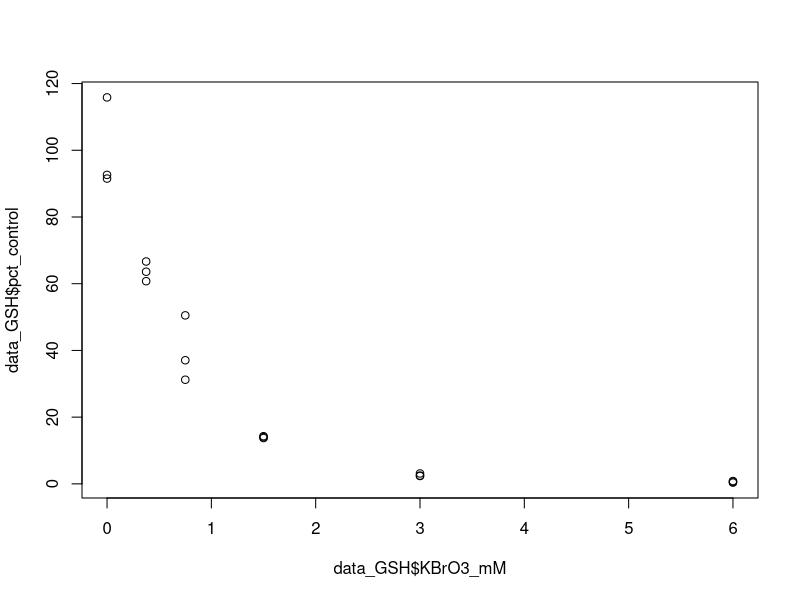
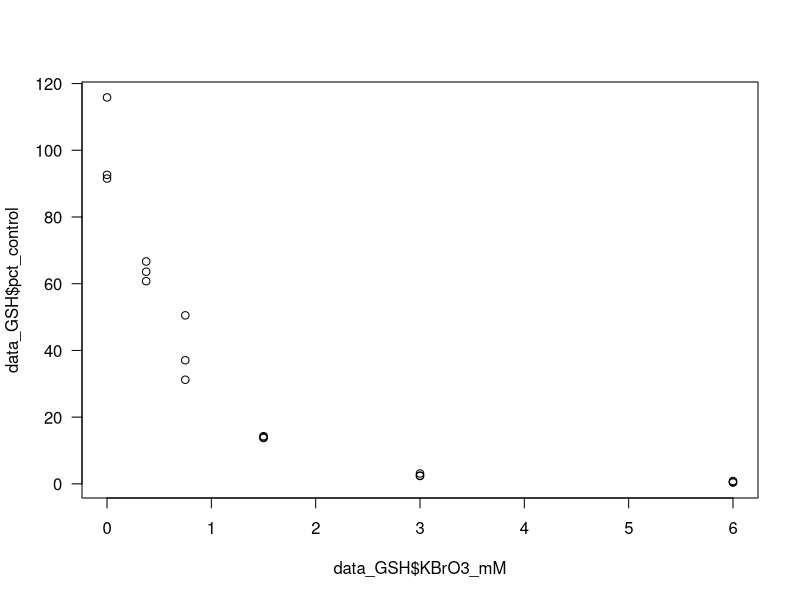
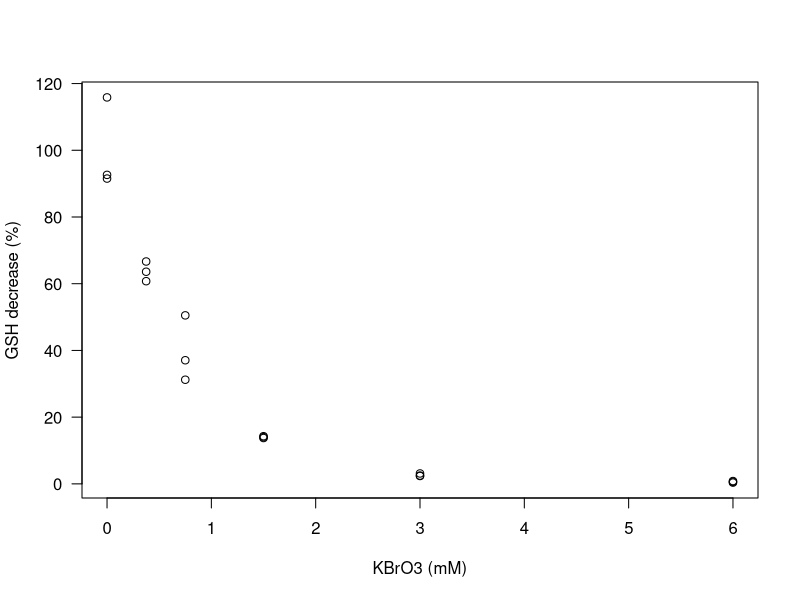
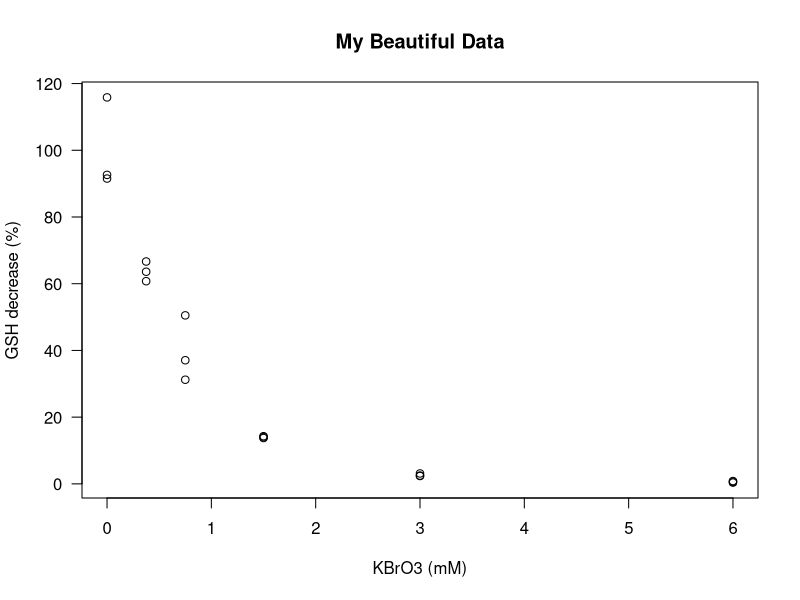
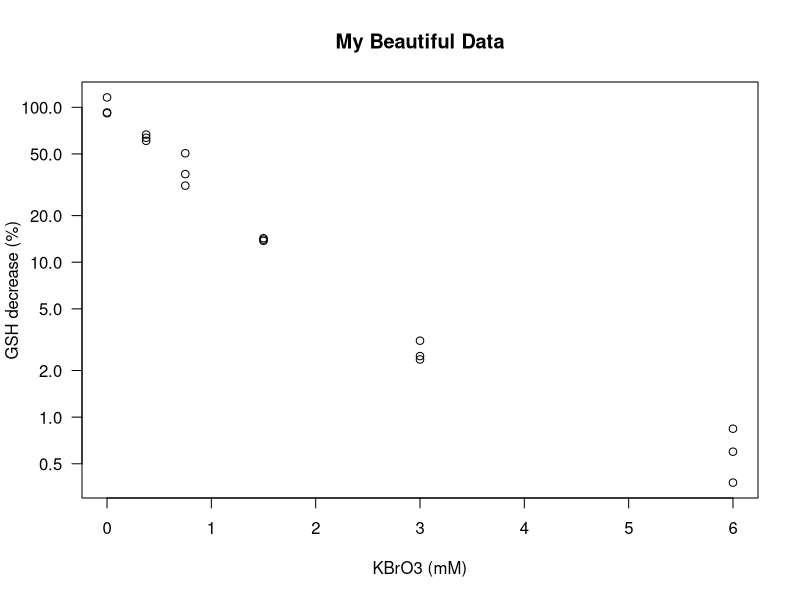
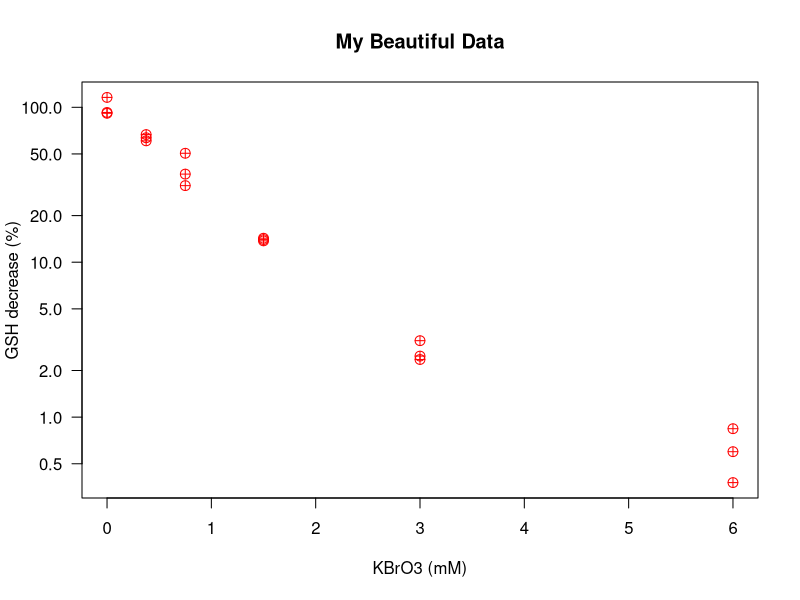
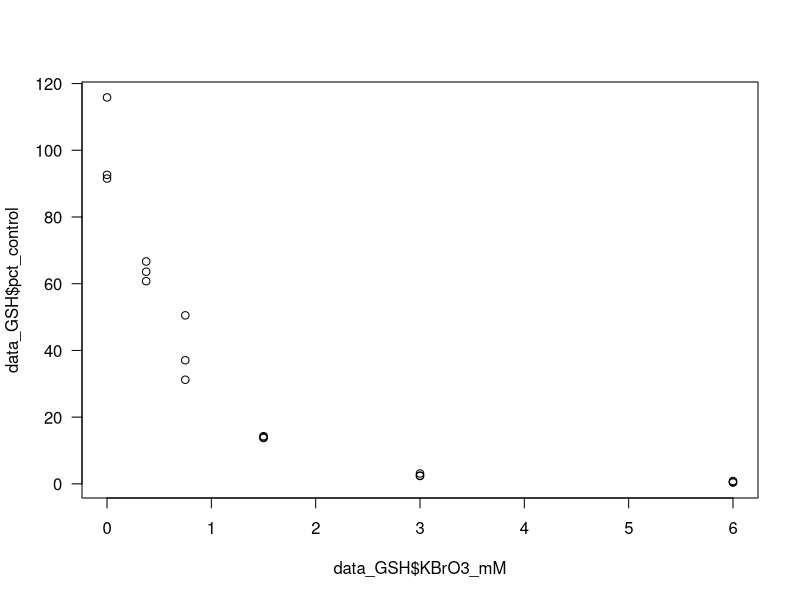
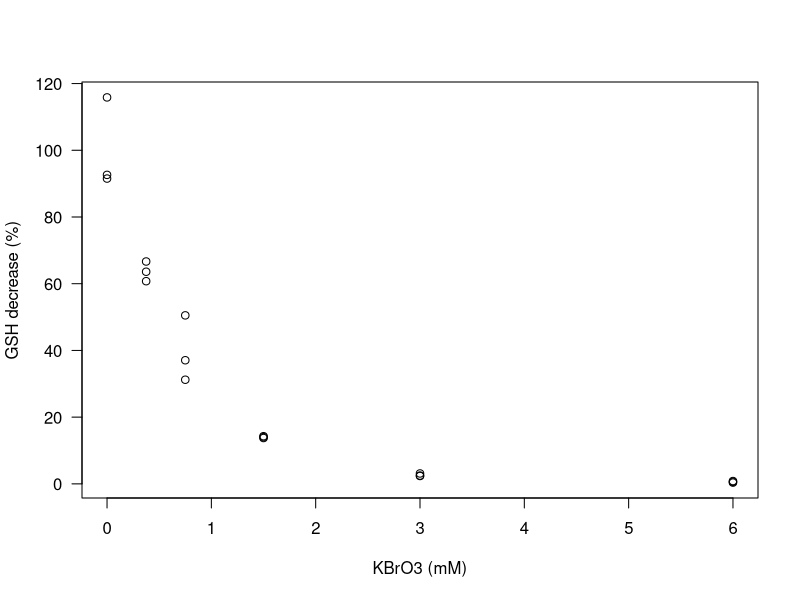

Here is the R script that generated these plots, in order: (Note: this script raises an error after producing the figures.)
## ---- chunk 1
knitr::opts_knit$set(root.dir = '..')
if(!require(magrittr)) {install.packages("magrittr"); library(magrittr);}
# rm(list = ls())
# knitr::opts_chunk$set(fig.align = 'center', fig.show='hold', out.width = '70%',
                      # warning=FALSE, message=FALSE)

knitr::opts_chunk$set(
  comment = "#>",
  # collapse = TRUE,
  cache = TRUE,
  out.width = "100%",
  fig.align = 'center',
  fig.width = 15,
  fig.asp = 0.618,  # 1 / phi
  fig.show = "hold",
  warning=FALSE, message=FALSE,
  eval = FALSE
)
## ---- chunk 2
data_GSH = read.table("data_GSH.txt", sep="\t", header=TRUE)

head(data_GSH)
## ---- chunk 3
plot(data_GSH$KBrO3_mM, data_GSH$pct_control)
## ---- chunk 4

## ---- chunk 5
# nicer
plot(data_GSH$KBrO3_mM, data_GSH$pct_control, las=1)
# professional
plot(data_GSH$KBrO3_mM, data_GSH$pct_control, las=1,
     xlab="KBrO3 (mM)", ylab="GSH decrease (%)")
# excellent
plot(data_GSH$KBrO3_mM, data_GSH$pct_control, las=1,
     xlab="KBrO3 (mM)", ylab="GSH decrease (%)", main="My Beautiful Data")
# clever
plot(data_GSH$KBrO3_mM, data_GSH$pct_control, las=1,
     xlab="KBrO3 (mM)", ylab="GSH decrease (%)", main="My Beautiful Data",
     log="y") # you can use log="x" or "y" or "xy" or "" 
# genius level
plot(data_GSH$KBrO3_mM, data_GSH$pct_control, las=1,
     xlab="KBrO3 (mM)", ylab="GSH decrease (%)", main="My Beautiful Data",
     log="y", pch=10, cex= 1.3, col="red") # set the type of mark, size, color

# etc. see help(par) or ?par for all the parameters you can set
## ---- chunk 6
# nicer
plot(data_GSH$KBrO3_mM, data_GSH$pct_control, las=1)
## ---- chunk 7
# professional
plot(data_GSH$KBrO3_mM, data_GSH$pct_control, las=1,
     xlab="KBrO3 (mM)", ylab="GSH decrease (%)")
## ---- chunk 8
# excellent
plot(data_GSH$KBrO3_mM, data_GSH$pct_control, las=1,
     xlab="KBrO3 (mM)", ylab="GSH decrease (%)", main="My Beautiful Data")
## ---- chunk 9
# clever
plot(data_GSH$KBrO3_mM, data_GSH$pct_control, las=1,
     xlab="KBrO3 (mM)", ylab="GSH decrease (%)", main="My Beautiful Data",
     log="y") # you can use log="x" or "y" or "xy" or "" 
## ---- chunk 10
# genius level
plot(data_GSH$KBrO3_mM, data_GSH$pct_control, las=1,
     xlab="KBrO3 (mM)", ylab="GSH decrease (%)", main="My Beautiful Data",
     log="y", pch=10, cex= 1.3, col="red") # set the type of mark, size, color
## ---- chunk 11
# define the Hill dose-response model as a function
Hill = function (x, EC50, n) {
  return(x^n / (x^n + EC50^n))
}
# let's try it
Hill(x=10, EC50=1, n=1)
## ---- chunk 12
# plot it...
x = seq(0, 10, 0.1)
y = Hill(x=x, EC50=1, n=3)
plot(x, y, type="b")
## ---- chunk 13
# define an extended Hill dose-response model as a function
Hill = function (x, EC50, n, from, diff) {
  return(from + diff * (x^n / (x^n + EC50^n)))
}

# try it
Hill(x=10, EC50=1, n=1, from=1, diff=10)
## ---- chunk 14
# plot it...
x = seq(0, 10, 0.1)
y = Hill(x=x, EC50=1, n=3, from=1, diff=10)
plot(x, y, type="b")
## ---- chunk 15
xlims = c(0, 6) # a vector of min and max
ylims = c(0, 120)
plot(data_GSH$KBrO3_mM, data_GSH$pct_control, xlim=xlims, ylim=ylims, col="red")
par(new=T) # will overlay the next plot
x = seq(0, 6, 0.1)
y = Hill(x=x, EC50=1, n=3, from=A, diff=B)
plot(x, y, type="l", xlim=xlims, ylim=ylims, xlab="", ylab="") # turn off labels
## ---- chunk 16
A = 100
B = -100
MyEC50 = 0.5
MyN = 1.8

xlims = c(0, 6) # a vector of min and max
ylims = c(0, 120)
plot(data_GSH$KBrO3_mM, data_GSH$pct_control, xlim=xlims, ylim=ylims, col="red")
par(new=T) # will overlay the next plot
x = seq(0, 6, 0.1)
y = Hill(x=x, EC50=MyEC50, n=MyN, from = A, diff = B)
plot(x, y, type="l", xlim=xlims, ylim=ylims, xlab="", ylab="") # turn off labels
